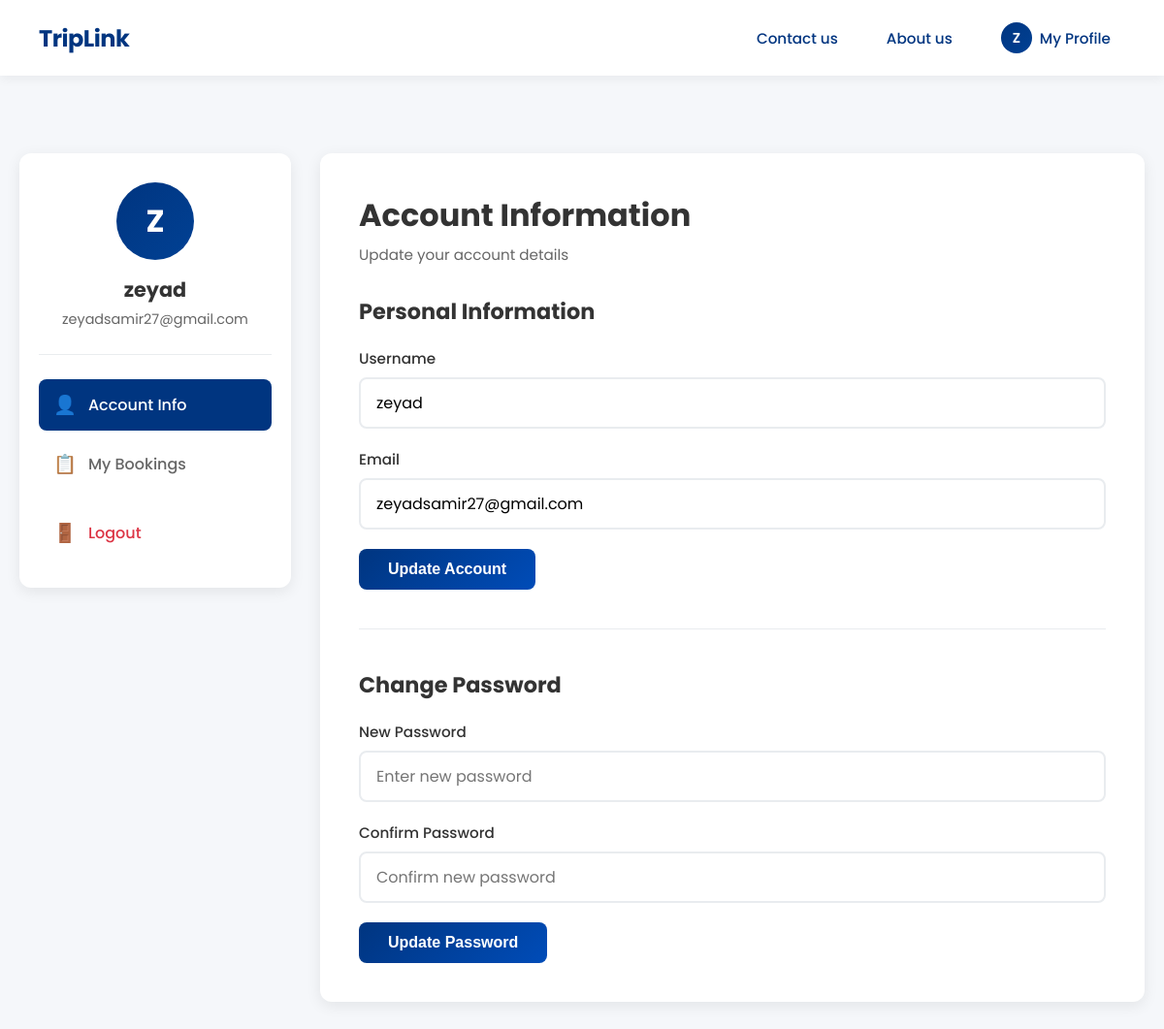
Page /app/Views/profile.php (signed in) on the committed database.
### tables this page shows
CREATE TABLE `users` (
  `id` int(11) NOT NULL,
  `username` varchar(50) NOT NULL,
  `email` varchar(100) NOT NULL,
  `password` varchar(255) NOT NULL,
  `created_at` timestamp NOT NULL DEFAULT current_timestamp(),
  `role` enum('admin','user') NOT NULL DEFAULT 'user'
);

### app/Models/User.php (called while the page is built, shortened)
<?php
class UserRepository {
    private PDO $conn;
    public function __construct(PDO $db) {
        $this->conn = $db;
    }
    public function getById(int $id): ?array {
        $stmt = $this->conn->prepare("SELECT id, username, email, role FROM users WHERE id = :id");
        $stmt->execute([':id' => $id]);
        return $stmt->fetch(PDO::FETCH_ASSOC) ?: null;
    }
}
class UserService {
    private UserRepository $repository;
    public function __construct() {
        if (class_exists('Database')) {
            $db = Database::getInstance()->getConnection();
            $this->repository = new UserRepository($db);
        } else {
             require_once __DIR__ . '/../config/database.php';
             $db = Database::getInstance()->getConnection();
             $this->repository = new UserRepository($db);
        }
    }
    public function getById(int $id): ?array {
        return $this->repository->getById($id);
    }
}
?>

### app/Views/profile.php (the view, shortened to what this page needs)
<?php
require_once __DIR__ . '/../Models/User.php';
$userService = new UserService();
$userId = $_SESSION['user_id'];
$currentTab = $_GET['tab'] ?? 'account';
$user = $userService->getById($userId);
?>
<!DOCTYPE html>
<html lang="en">
<head>
    <link rel="stylesheet" href="/TripLink/public/css/base.css">
    <link rel="stylesheet" href="/TripLink/public/css/profile.css">
</head>
<body>
    <?php include __DIR__ . '/partials/navbar.php'; ?>
    <div class="profile-container">
        <div class="profile-sidebar">
            <div class="profile-header">
                <div class="profile-avatar">
                    <?php echo strtoupper(substr($user['username'], 0, 1)); ?>
                </div>
                <h2><?php echo htmlspecialchars($user['username']); ?></h2>
                <p><?php echo htmlspecialchars($user['email']); ?></p>
            </div>
            <nav class="sidebar-nav">
                <a href="?tab=account" class="nav-item <?php echo $currentTab === 'account' ? 'active' : ''; ?>">
                    <span class="icon">👤</span>
                    <span>Account Info</span>
                </a>
                <a href="?tab=bookings" class="nav-item <?php echo $currentTab === 'bookings' ? 'active' : ''; ?>">
                    <span class="icon">📋</span>
                    <span>My Bookings</span>
                </a>
                <a href="?logout=1" class="nav-item logout">
                    <span class="icon">🚪</span>
                    <span>Logout</span>
                </a>
            </nav>
        </div>
        <div class="profile-content">
            <?php if ($currentTab === 'account'): ?>
                <div class="tab-content">
                    <h1>Account Information</h1>
                    <p class="subtitle">Update your account details</p>
                    <div class="form-section">
                        <h2>Personal Information</h2>
                        <form method="POST" action="?tab=account">
                            <div class="form-group">
                                <label for="username">Username</label>
                                <input type="text" id="username" name="username"
                                       value="<?php echo htmlspecialchars($user['username']); ?>" required>
                            </div>
                            <div class="form-group">
                                <label for="email">Email</label>
                                <input type="email" id="email" name="email"
                                       value="<?php echo htmlspecialchars($user['email']); ?>" required>
                            </div>
                            <button type="submit" name="update_account" class="btn-primary">Update Account</button>
                        </form>
                    </div>
                    <div class="form-section">
                        <h2>Change Password</h2>
                        <form method="POST" action="?tab=account">
                            <div class="form-group">
                                <label for="password">New Password</label>
                                <input type="password" id="password" name="password"
                                       placeholder="Enter new password" minlength="6" required>
                            </div>
                            <div class="form-group">
                                <label for="confirm_password">Confirm Password</label>
                                <input type="password" id="confirm_password" name="confirm_password"
                                       placeholder="Confirm new password" minlength="6" required>
                            </div>
                            <button type="submit" name="update_password" class="btn-primary">Update Password</button>
                        </form>
                    </div>
                </div>
            <?php endif; ?>
        </div>
    </div>
</body>
</html>

### public/css/base.css (style rules this page uses)
* { margin: 0; padding: 0; box-sizing: border-box; }
:root { --booking-blue: #003580; --booking-blue-light: #004cb8; --booking-orange: #febb02; --booking-orange-hover: #e3a802; --light-bg: #f4f7f9; --text-dark: #1a1a1a; --gradient-bg: linear-gradient(135deg, #f0f4f8 0%, #d9e2ec 100%); }
body { font-family: 'Poppins', sans-serif; -webkit-font-smoothing: antialiased; -moz-osx-font-smoothing: grayscale; }

### public/css/profile.css (style rules this page uses)
body { background: #f5f7fa; min-height: 100vh; }
.profile-container { display: flex; max-width: 1400px; margin: 80px auto 40px; padding: 0 20px; gap: 30px; }
.profile-sidebar { width: 280px; background: white; border-radius: 12px; box-shadow: 0 4px 15px rgba(0, 0, 0, 0.08); padding: 30px 20px; height: fit-content; position: sticky; top: 100px; }
.profile-header { text-align: center; padding-bottom: 25px; border-bottom: 1px solid #e9ecef; margin-bottom: 25px; }
.profile-avatar { width: 80px; height: 80px; border-radius: 50%; background: linear-gradient(135deg, #003580 0%, #014194 100%); display: flex; align-items: center; justify-content: center; color: white; font-size: 2rem; font-weight: 700; margin: 0 auto 15px; }
.profile-header h2 { font-size: 1.3rem; color: #333; margin-bottom: 5px; }
.profile-header p { font-size: 0.9rem; color: #666; }
.sidebar-nav { display: flex; flex-direction: column; gap: 8px; }
.nav-item { display: flex; align-items: center; gap: 12px; padding: 12px 15px; text-decoration: none; color: #666; border-radius: 8px; transition: all 0.2s; font-weight: 500; }
.nav-item .icon { font-size: 1.2rem; }
.nav-item.active { background: #003580; color: white; }
.nav-item.logout { margin-top: 10px; color: #dc3545; }
.profile-content { flex: 1; background: white; border-radius: 12px; box-shadow: 0 4px 15px rgba(0, 0, 0, 0.08); padding: 40px; }
.tab-content h1 { font-size: 2rem; color: #333; margin-bottom: 5px; }
.subtitle { color: #666; margin-bottom: 30px; font-size: 0.95rem; }
.form-section { margin-bottom: 40px; padding-bottom: 40px; border-bottom: 1px solid #e9ecef; }
.form-section:last-child { border-bottom: none; margin-bottom: 0; padding-bottom: 0; }
.form-section h2 { font-size: 1.4rem; color: #333; margin-bottom: 20px; }
.form-group { margin-bottom: 20px; }
.form-group label { display: block; margin-bottom: 8px; font-weight: 500; color: #333; font-size: 0.95rem; }
.form-group input { width: 100%; padding: 12px 16px; border: 2px solid #e9ecef; border-radius: 8px; font-size: 1rem; transition: all 0.3s; font-family: 'Poppins', sans-serif; }
.btn-primary { background: linear-gradient(135deg, #003580 0%, #004cb8 100%); color: white; border: none; padding: 12px 30px; border-radius: 8px; font-weight: 600; font-size: 1rem; cursor: pointer; transition: all 0.3s; }

### rows in the picture
users: username "Z", username "zeyad", email "zeyadsamir27@gmail.com"

### other values in the picture
substr($username, 0, 1) "Z"
